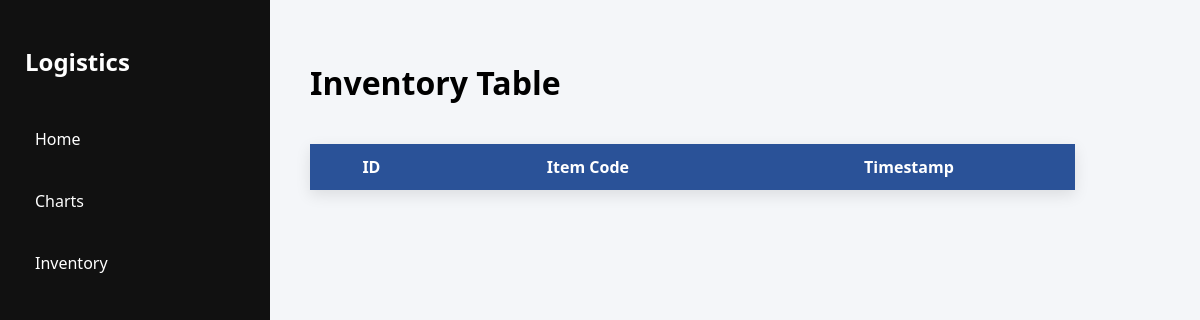
/table, run on an earlier commit of the app's database.
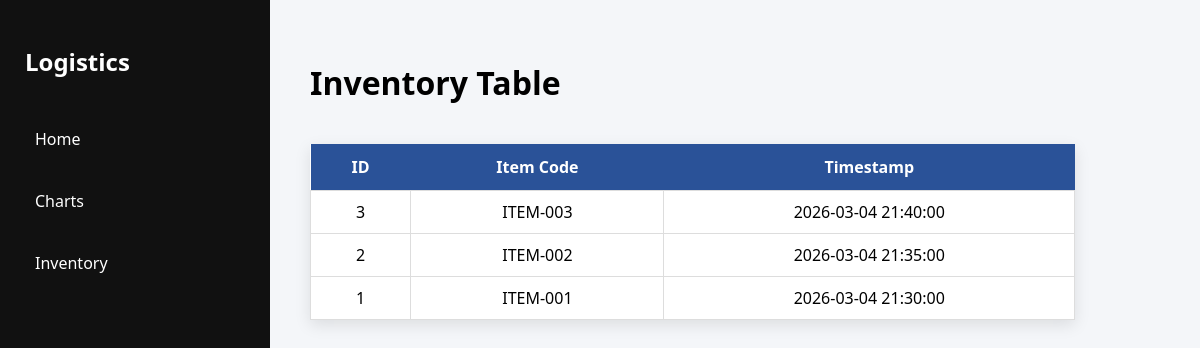
And on a later commit of the database.
### tables this page shows
CREATE TABLE inventory (id INTEGER PRIMARY KEY AUTOINCREMENT, item_id TEXT, timestamp TEXT);

### backend/app.py (the view)
@app.route("/table")
def table():
    conn = sqlite3.connect(DB_PATH)
    cursor = conn.cursor()
    cursor.execute("SELECT * FROM inventory ORDER BY id DESC")
    items = cursor.fetchall()
    conn.close()
    return render_template("table.html", items=items)

### backend/templates/table.html (shortened to what this page needs)
<!DOCTYPE html>
<html>
<head>
<link rel="stylesheet" href="{{ url_for('static', filename='style.css') }}">
</head>
<body>
<div class="dashboard-container">
<div class="sidebar">
<h2>Logistics</h2>
<a href="/dashboard">Home</a>
<a href="/charts">Charts</a>
<a href="/table">Inventory</a>
</div>
<div class="main-content">
<h1>Inventory Table</h1>
<table class="data-table">
<tr>
<th>ID</th>
<th>Item Code</th>
<th>Timestamp</th>
</tr>
{% for item in items %}
<tr>
<td>{{ item[0] }}</td>
<td>{{ item[1] }}</td>
<td>{{ item[2] }}</td>
</tr>
{% endfor %}
</table>
</div>
</div>
</body>
</html>

### backend/Static/style.css (style rules this page uses)
body { margin:0; padding:0; font-family:"Segoe UI", Arial, sans-serif; }
.dashboard-container { display:flex; height:100vh; }
.sidebar { width:220px; background:#111; color:white; padding:25px; display:flex; flex-direction:column; }
.sidebar h2 { margin-bottom:30px; }
.sidebar a { color:white; text-decoration:none; margin:10px 0; padding:10px; border-radius:5px; }
.main-content { flex:1; padding:40px; background:#f4f6f9; }
.data-table { width:90%; margin-top:40px; border-collapse:collapse; background:white; box-shadow:0 5px 15px rgba(0,0,0,0.1); }
.data-table th { background:#2a5298; color:white; padding:12px; text-align:center; }
.data-table td { padding:10px; border:1px solid #ddd; text-align:center; }

What changed in the data, as far as the page shows it:
added inventory: id "3", item "ITEM-003", timestamp "2026-03-04 21:40:00"
added inventory: id "2", item "ITEM-002", timestamp "2026-03-04 21:35:00"
added inventory: id "1", item "ITEM-001", timestamp "2026-03-04 21:30:00"
